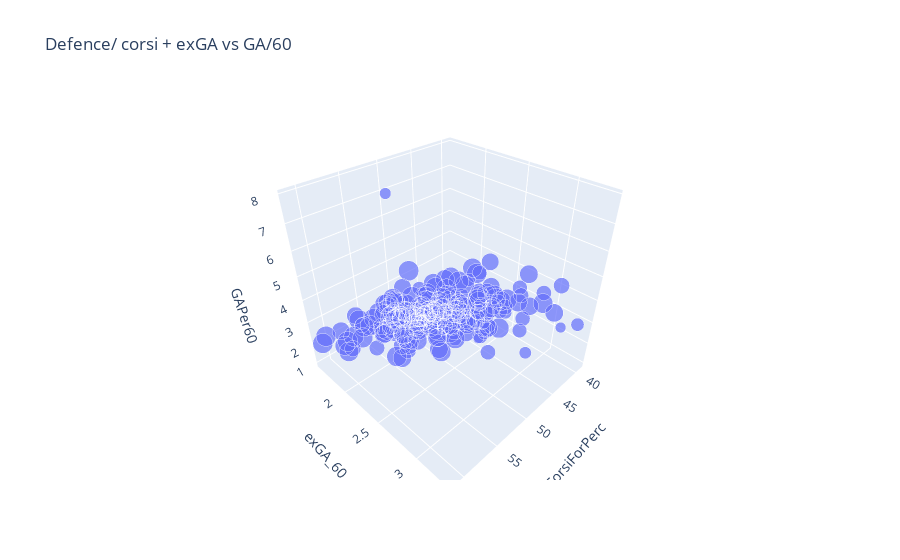

Notebook source saved alongside this figure:
### Code cell
fig = px.scatter_3d(defence, x='CorsiForPerc', y='exGA_60', z='GAPer60', size='GP', opacity=0.7, title='Defence/ corsi + exGA vs GA/60')
fig.show()

### Figure 1 — Plotly figure (JSON) as saved in the notebook; plotly's stock layout.template omitted (floating-point values rounded to 4 significant figures; data arrays with more than 128 entries replaced by an {"elided": "..."} marker saying what was removed)
{"data": [{"hovertemplate": "CorsiForPerc=%{x}<br>exGA_60=%{y}<br>GAPer60=%{z}<br>GP=%{marker.size}<extra></extra>", "legendgroup": "", "marker": {"color": "#636efa", "opacity": 0.7, "size": {"elided": "234 int values"}, "sizemode": "area", "sizeref": 0.2125, "symbol": "circle"}, "mode": "markers", "name": "", "scene": "scene", "showlegend": false, "x": {"elided": "234 float values"}, "y": {"elided": "234 float values"}, "z": {"elided": "234 float values"}, "type": "scatter3d"}], "layout": {"scene": {"domain": {"x": [0.0, 1.0], "y": [0.0, 1.0]}, "xaxis": {"title": {"text": "CorsiForPerc"}}, "yaxis": {"title": {"text": "exGA_60"}}, "zaxis": {"title": {"text": "GAPer60"}}}, "legend": {"tracegroupgap": 0, "itemsizing": "constant"}, "title": {"text": "Defence/ corsi + exGA vs GA/60"}}}
